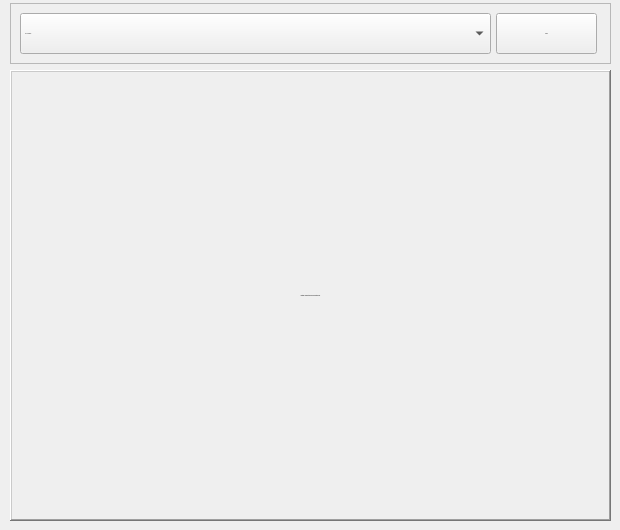
        <widget class="QWidget" name="Heatmap_2">
         <widget class="QFrame" name="frame_14">
          <property name="geometry">
           <rect>
            <x>10</x>
            <y>3</y>
            <width>601</width>
            <height>61</height>
           </rect>
          </property>
          <property name="frameShape">
           <enum>QFrame::Shape::StyledPanel</enum>
          </property>
          <property name="frameShadow">
           <enum>QFrame::Shadow::Raised</enum>
          </property>
          <widget class="QComboBox" name="heatmap_actions_advanced_analytics_combo_box">
           <property name="geometry">
            <rect>
             <x>10</x>
             <y>10</y>
             <width>471</width>
             <height>41</height>
            </rect>
           </property>
           <property name="font">
            <font>
             <family>Segoe UI</family>
             <pointsize>-1</pointsize>
            </font>
           </property>
           <property name="currentText">
            <string>ALL ACTIONS</string>
           </property>
           <property name="currentIndex">
            <number>0</number>
           </property>
           <property name="maxVisibleItems">
            <number>12</number>
           </property>
           <item>
            <property name="text">
             <string>ALL ACTIONS</string>
            </property>
           </item>
           <item>
            <property name="text">
             <string>FACING DOWNWARDS</string>
            </property>
           </item>
           <item>
            <property name="text">
             <string>FACING LEFT</string>
            </property>
           </item>
           <item>
            <property name="text">
             <string>FACING RIGHT</string>
            </property>
           </item>
           <item>
            <property name="text">
             <string>FACING FORWARD</string>
            </property>
           </item>
           <item>
            <property name="text">
             <string>LEFT ARM NEUTRAL (RESTING)</string>
            </property>
           </item>
           <item>
            <property name="text">
             <string>LEFT ARM EXTENDING SIDEWARDS</string>
            </property>
           </item>
           <item>
            <property name="text">
             <string>LEFT ARM UNKNOWN</string>
            </property>
           </item>
           <item>
            <property name="text">
             <string>RIGHT ARM NEUTRAL (RESTING)</string>
            </property>
           </item>
           <item>
            <property name="text">
             <string>RIGHT ARM EXTENDING SIDEWARDS</string>
            </property>
           </item>
           <item>
            <property name="text">
             <string>RIGHT ARM UNKNOWN</string>
            </property>
           </item>
          </widget>
          <widget class="QPushButton" name="view_button_advanced_analytics_heatmap">
           <property name="geometry">
            <rect>
             <x>486</x>
             <y>10</y>
             <width>101</width>
             <height>41</height>
            </rect>
           </property>
           <property name="font">
            <font>
             <family>Segoe UI</family>
             <pointsize>-1</pointsize>
             <italic>false</italic>
             <fontweight>DemiBold</fontweight>
            </font>
           </property>
           <property name="text">
            <string>VIEW</string>
           </property>
           <property name="icon">
            <iconset>
             <normaloff>:/icons_resource/search-13-256.png</normaloff>:/icons_resource/search-13-256.png</iconset>
           </property>
           <property name="iconSize">
            <size>
             <width>20</width>
             <height>25</height>
            </size>
           </property>
          </widget>
         </widget>
         <widget class="QLabel" name="heatmap_advanced_analytics_label">
          <property name="geometry">
           <rect>
            <x>10</x>
            <y>70</y>
            <width>601</width>
            <height>451</height>
           </rect>
          </property>
          <property name="font">
           <font>
            <family>Segoe UI</family>
            <pointsize>-1</pointsize>
            <italic>true</italic>
           </font>
          </property>
          <property name="frameShape">
           <enum>QFrame::Shape::WinPanel</enum>
          </property>
          <property name="frameShadow">
           <enum>QFrame::Shadow::Raised</enum>
          </property>
          <property name="text">
           <string>Heatmap Visualization will be presented here.</string>
          </property>
          <property name="alignment">
           <set>Qt::AlignmentFlag::AlignCenter</set>
          </property>
         </widget>
        </widget>
